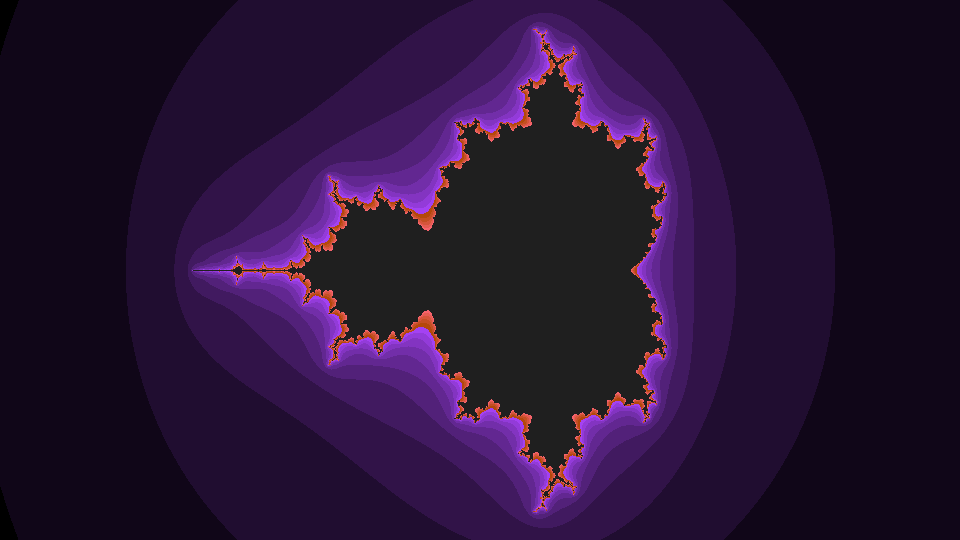
Frame 1 (no input)
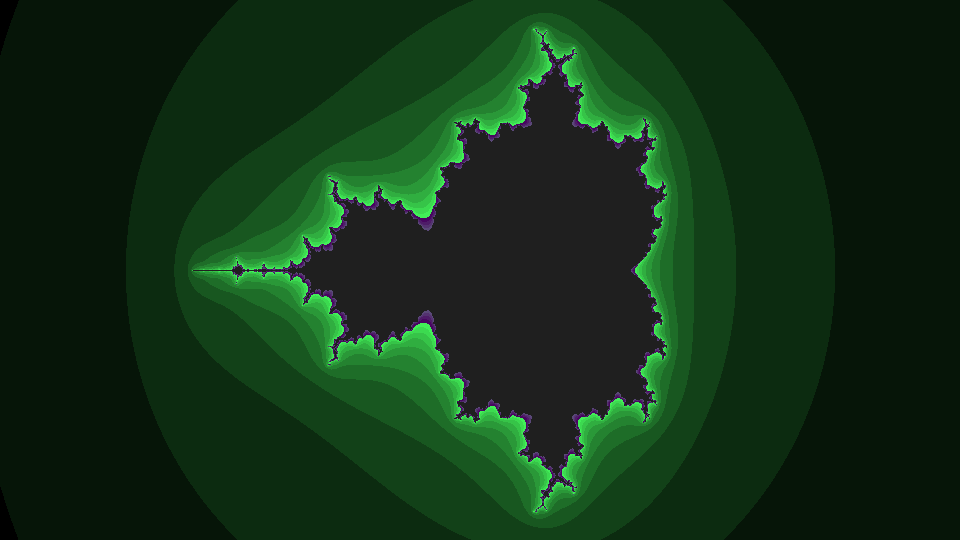
Frame 2 (the mouse pressed at the canvas centre, redrawn once)

The Processing sketch that drew these frames (run headless with seeded random() and noise(); the mouse was pressed at the canvas centre and the sketch redrawn once):

// Processing sketch: ANI2012A19_Mandelbrot
// ── ANI2012A19_Mandelbrot.pde
// ANI2012A19_Mandelbrot.pde
// Génération d'un système fractal de type Mandelbrot.

// paramètres
int depthCurrent = 16;
int depthMax = 32;

float minimumX = -3.0f;
float minimumY = -1.25f;

float sizeX = 5.0f;
float sizeY = 2.5f;

float scaleX = 0.1f;
float scaleY = 0.1f;

float colorVariation = 0.1f;

float infinity = 10.0f;

color colorBack = color(31, 31, 31);

// variables
int depth;

float x;
float y;

float a;
float b;

float ab2;

float squaredA;
float squaredB;

float maximumX;
float maximumY;

float deltaX;
float deltaY;

float ratioX;
float ratioY;

color colorRandom;

void setup()
{
  size(960, 540);
  noLoop();
}

void draw()
{
  println("current depth : " + depthCurrent);

  // invocation de la fonction récursive qui calcule la forme fractale de Mandelbrot
  mandelbrot();
}

// fonction qui calcule la forme fractale de Mandelbrot
void mandelbrot()
{
  maximumX = minimumX + sizeX;
  maximumY = minimumY + sizeY;

  deltaX = (maximumX - minimumX) / width;
  deltaY = (maximumY - minimumY) / height;

  ratioX = width / (float) height;
  ratioY = height / (float) width;

  colorRandom = color(
    int(random(255)),
    int(random(255)),
    int(random(255)));

  // lire tous les pixels de la fenêtre d'affichage
  loadPixels();

  y = minimumY;

  // boucler sur les rangées de pixels
  for (int j = 0; j < height; ++j)
  {
    x = minimumX;

    // boucler sur les colonnes de pixels
    for (int i = 0;  i < width; ++i)
    {
      a = x;
      b = y;

      depth = 0;

      // itération jusqu'à une convergence vers l'infinie (un seuil fixe) ou un nombre maximal d'itérations
      while (depth < depthCurrent)
      {
        squaredA = a * a;
        squaredB = b * b;

        ab2 = a * b * 2.0f;

        a = squaredA - squaredB + x;
        b = ab2 + y;

        if (squaredA + squaredB > infinity)
          break;

        ++depth;
      }

      // déterminer la couleur du pixel
      if (depth == depthCurrent)
      {
        pixels[j * width + i] = colorBack;
      }
      else
      {
        pixels[j * width + i] = color(
          depth *   red(colorRandom) * colorVariation % 255,
          depth * green(colorRandom) * colorVariation % 255,
          depth *  blue(colorRandom) * colorVariation % 255);
      }
      x += deltaX;
    }
    y += deltaY;
  }

  // écrire tous les pixels de la fenêtre d'affichage
  updatePixels();
}

void keyReleased()
{
  if (keyCode == UP)
    depthCurrent = ++depthCurrent < depthMax ? depthCurrent : depthMax;
  if (keyCode == DOWN)
    depthCurrent = --depthCurrent > 0 ? depthCurrent : 0;

  redraw();
}
